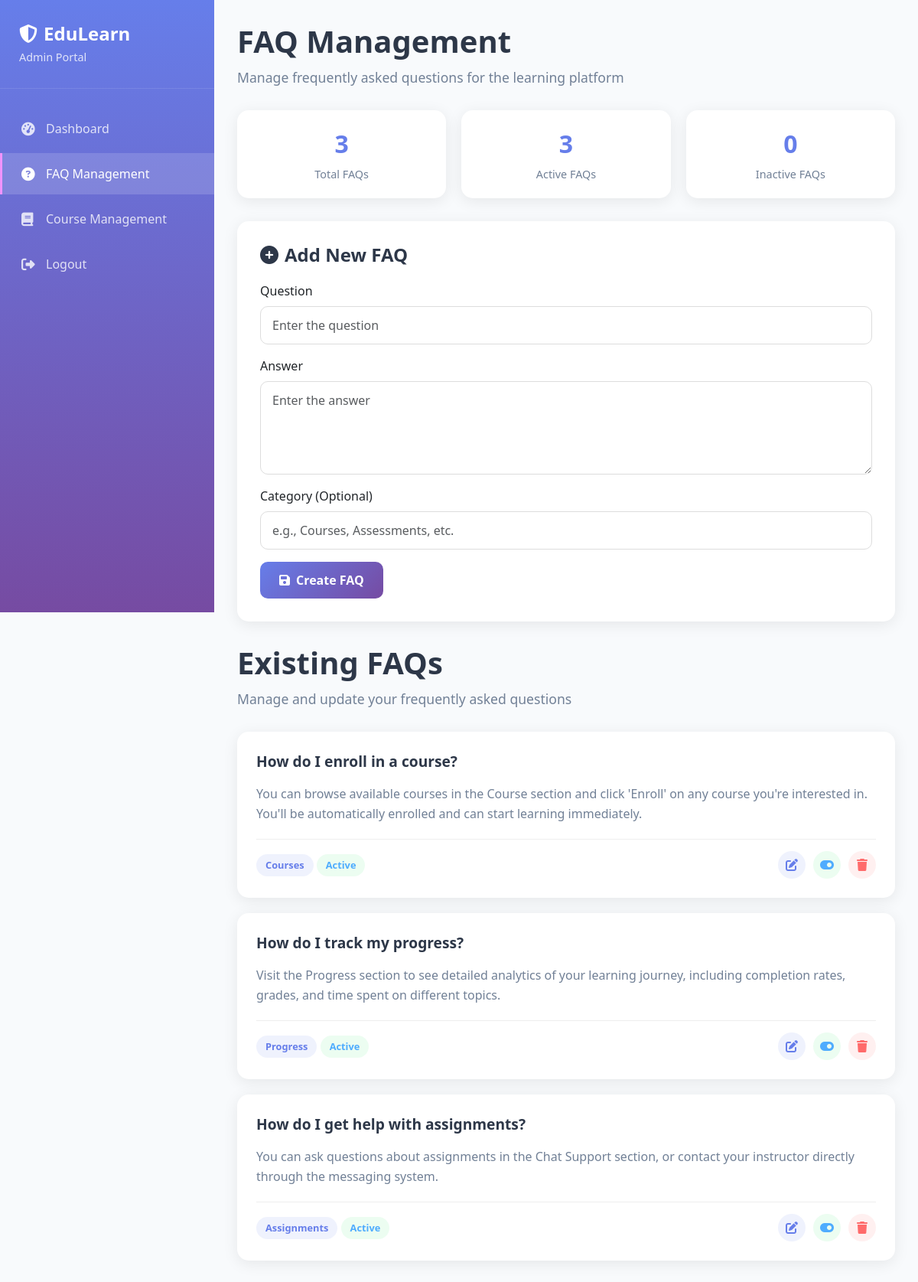
/chatbot/admin/faqs (signed in), run on the app's committed database.
### chatbot_models.py (models this page shows, shortened)
class FAQ(db.Model):
    __tablename__ = 'faqs'
    id = db.Column(db.Integer, primary_key=True)
    question = db.Column(db.String(500), nullable=False)
    answer = db.Column(db.Text, nullable=False)
    category = db.Column(db.String(100), nullable=True)
    created_at = db.Column(db.DateTime, default=datetime.utcnow)
    is_active = db.Column(db.Boolean, default=True)

### chatbot_routes.py (the view)
@chatbot_bp.route('/admin/faqs')
@login_required
def admin_faqs():
    if not current_user.is_admin():
        return redirect(url_for('index'))
    faqs = FAQ.query.all()
    return render_template('chatbot/admin_faqs.html', user=current_user, faqs=faqs)

### models.py (called while the page is built)
    def is_admin(self):
        return self.role == 'admin'

### templates/chatbot/admin_faqs.html (shortened to what this page needs)
<!DOCTYPE html>
<html lang="en">
<head>
    <link href="https://cdn.jsdelivr.net/npm/bootstrap@5.3.0/dist/css/bootstrap.min.css" rel="stylesheet">
    <link href="https://cdnjs.cloudflare.com/ajax/libs/font-awesome/6.4.0/css/all.min.css" rel="stylesheet">
</head>
<body>
    <div class="admin-container">
        <div class="sidebar">
            <div class="sidebar-header">
                <h3><i class="fas fa-shield-alt me-2"></i>EduLearn</h3>
                <p>Admin Portal</p>
            </div>
            <nav class="sidebar-nav">
                <div class="nav-item">
                    <a href="/admin-dashboard" class="nav-link">
                        <i class="fas fa-tachometer-alt"></i>
                        Dashboard
                    </a>
                </div>
                <div class="nav-item">
                    <a href="/chatbot/admin/faqs" class="nav-link active">
                        <i class="fas fa-question-circle"></i>
                        FAQ Management
                    </a>
                </div>
                <div class="nav-item">
                    <a href="/content/courses" class="nav-link">
                        <i class="fas fa-book"></i>
                        Course Management
                    </a>
                </div>
                <div class="nav-item">
                    <a href="/auth/logout" class="nav-link">
                        <i class="fas fa-sign-out-alt"></i>
                        Logout
                    </a>
                </div>
            </nav>
        </div>
        <div class="main-content">
            <div class="page-header">
                <h1 class="page-title">FAQ Management</h1>
                <p class="page-subtitle">Manage frequently asked questions for the learning platform</p>
            </div>
            <div class="stats-grid">
                <div class="stat-card">
                    <div class="stat-number">{{ faqs|length }}</div>
                    <div class="stat-label">Total FAQs</div>
                </div>
                <div class="stat-card">
                    <div class="stat-number">{{ faqs|selectattr('is_active', 'equalto', true)|list|length }}</div>
                    <div class="stat-label">Active FAQs</div>
                </div>
                <div class="stat-card">
                    <div class="stat-number">{{ faqs|selectattr('is_active', 'equalto', false)|list|length }}</div>
                    <div class="stat-label">Inactive FAQs</div>
                </div>
            </div>
            <div class="form-card">
                <h3 class="form-header"><i class="fas fa-plus-circle me-2"></i>Add New FAQ</h3>
                <form id="faqForm">
                    <div class="mb-3">
                        <label for="faqQuestion" class="form-label">Question</label>
                        <input type="text" class="form-control" id="faqQuestion" placeholder="Enter the question" required>
                    </div>
                    <div class="mb-3">
                        <label for="faqAnswer" class="form-label">Answer</label>
                        <textarea class="form-control" id="faqAnswer" rows="4" placeholder="Enter the answer" required></textarea>
                    </div>
                    <div class="mb-3">
                        <label for="faqCategory" class="form-label">Category (Optional)</label>
                        <input type="text" class="form-control" id="faqCategory" placeholder="e.g., Courses, Assessments, etc.">
                    </div>
                    <button type="submit" class="btn-submit">
                        <i class="fas fa-save me-2"></i>Create FAQ
                    </button>
                </form>
            </div>
            <div class="page-header">
                <h2 class="page-title">Existing FAQs</h2>
                <p class="page-subtitle">Manage and update your frequently asked questions</p>
            </div>
            <div id="faqList">
                {% for faq in faqs %}
                <div class="faq-card" data-faq-id="{{ faq.id }}">
                    <div class="faq-question">{{ faq.question }}</div>
                    <div class="faq-answer">{{ faq.answer }}</div>
                    <div class="faq-meta">
                        <div>
                            {% if faq.category %}
                            <span class="faq-category">{{ faq.category }}</span>
                            {% endif %}
                            <span class="faq-status {% if faq.is_active %}status-active{% else %}status-inactive{% endif %}">
                                {% if faq.is_active %}Active{% else %}Inactive{% endif %}
                            </span>
                        </div>
                        <div class="faq-actions">
                            <button class="btn-action btn-edit" onclick="editFAQ({{ faq.id }})">
                                <i class="fas fa-edit"></i>
                            </button>
                            <button class="btn-action btn-toggle" onclick="toggleFAQ({{ faq.id }})">
                                <i class="fas fa-{% if faq.is_active %}toggle-on{% else %}toggle-off{% endif %}"></i>
                            </button>
                            <button class="btn-action btn-delete" onclick="deleteFAQ({{ faq.id }})">
                                <i class="fas fa-trash"></i>
                            </button>
                        </div>
                    </div>
                </div>
                {% endfor %}
            </div>
        </div>
    </div>
</body>
</html>

### templates/chatbot/admin_faqs.html (style rules this page uses)
:root { --primary-color: #667eea; --secondary-color: #764ba2; --accent-color: #f093fb; --success-color: #4facfe; --warning-color: #43e97b; --danger-color: #ff6b6b; --text-dark: #2d3748; --text-light: #718096; --bg-light: #f8fafc; --sidebar-width: 280px; }
body { font-family: 'Segoe UI', Tahoma, Geneva, Verdana, sans-serif; background: var(--bg-light); margin: 0; padding: 0; }
.admin-container { display: flex; min-height: 100vh; }
.sidebar { width: var(--sidebar-width); background: linear-gradient(180deg, var(--primary-color) 0%, var(--secondary-color) 100%); color: white; position: fixed; height: 100vh; overflow-y: auto; z-index: 1000; transition: all 0.3s ease; }
.sidebar-header { padding: 30px 25px; border-bottom: 1px solid rgba(255, 255, 255, 0.1); }
.sidebar-header h3 { margin: 0; font-weight: 700; font-size: 1.5rem; }
.sidebar-header p { margin: 5px 0 0 0; opacity: 0.8; font-size: 0.9rem; }
.sidebar-nav { padding: 20px 0; }
.nav-item { margin: 5px 0; }
.nav-link { display: flex; align-items: center; padding: 15px 25px; color: rgba(255, 255, 255, 0.8); text-decoration: none; transition: all 0.3s ease; border-left: 3px solid transparent; }
.nav-link.active { background: rgba(255, 255, 255, 0.15); color: white; border-left-color: var(--accent-color); }
.nav-link i { width: 20px; margin-right: 12px; font-size: 1.1rem; }
.main-content { flex: 1; margin-left: var(--sidebar-width); padding: 30px; transition: all 0.3s ease; }
.page-header { margin-bottom: 30px; }
.page-title { font-size: 2.5rem; font-weight: 700; color: var(--text-dark); margin-bottom: 10px; }
.page-subtitle { color: var(--text-light); font-size: 1.1rem; }
.faq-card { background: white; border-radius: 15px; padding: 25px; margin-bottom: 20px; box-shadow: 0 4px 20px rgba(0, 0, 0, 0.08); transition: all 0.3s ease; position: relative; }
.faq-question { font-weight: 700; color: var(--text-dark); margin-bottom: 15px; font-size: 1.2rem; }
.faq-answer { color: var(--text-light); line-height: 1.6; margin-bottom: 20px; }
.faq-meta { display: flex; justify-content: space-between; align-items: center; padding-top: 15px; border-top: 1px solid #eee; }
.faq-category { display: inline-block; padding: 5px 12px; border-radius: 20px; font-size: 0.8rem; font-weight: 600; background: rgba(102, 126, 234, 0.1); color: var(--primary-color); }
.faq-status { display: inline-block; padding: 5px 12px; border-radius: 20px; font-size: 0.8rem; font-weight: 600; }
.status-active { background: rgba(67, 233, 123, 0.1); color: var(--success-color); }
.faq-actions { display: flex; gap: 10px; }
.btn-action { width: 36px; height: 36px; border-radius: 50%; display: flex; align-items: center; justify-content: center; border: none; cursor: pointer; transition: all 0.3s ease; }
.btn-edit { background: rgba(102, 126, 234, 0.1); color: var(--primary-color); }
.btn-delete { background: rgba(255, 107, 107, 0.1); color: var(--danger-color); }
.btn-toggle { background: rgba(67, 233, 123, 0.1); color: var(--success-color); }
.form-card { background: white; border-radius: 15px; padding: 30px; box-shadow: 0 4px 20px rgba(0, 0, 0, 0.08); margin-bottom: 30px; }
.form-header { font-size: 1.5rem; font-weight: 700; color: var(--text-dark); margin-bottom: 20px; }
.form-control, .form-select { border: 1px solid #ddd; border-radius: 10px; padding: 12px 15px; transition: all 0.3s ease; }
.btn-submit { background: linear-gradient(135deg, var(--primary-color) 0%, var(--secondary-color) 100%); border: none; border-radius: 10px; padding: 12px 25px; color: white; font-weight: 600; transition: all 0.3s ease; }
.stats-grid { display: grid; grid-template-columns: repeat(auto-fit, minmax(200px, 1fr)); gap: 20px; margin-bottom: 30px; }
.stat-card { background: white; border-radius: 15px; padding: 20px; text-align: center; box-shadow: 0 4px 20px rgba(0, 0, 0, 0.08); }
.stat-number { font-size: 2rem; font-weight: 700; color: var(--primary-color); margin-bottom: 5px; }
.stat-label { color: var(--text-light); font-size: 0.9rem; }

### data on the page
FAQ: question "How do I enroll in a course?", answer "You can browse available courses in the Course section and click 'Enroll' on any course you're interested in. You'll be automatically enrolled and can start learning immediately.", category "Courses", is_active "Active"
FAQ: question "How do I track my progress?", answer "Visit the Progress section to see detailed analytics of your learning journey, including completion rates, grades, and time spent on different topics.", category "Progress", is_active "Active"
FAQ: question "How do I get help with assignments?", answer "You can ask questions about assignments in the Chat Support section, or contact your instructor directly through the messaging system.", category "Assignments", is_active "Active"

### other printed values
{{ faqs|length }} "3"
{{ faqs|selectattr('is_active', 'equalto', true)|list|length }} "3"
{{ faqs|selectattr('is_active', 'equalto', false)|list|length }} "0"
